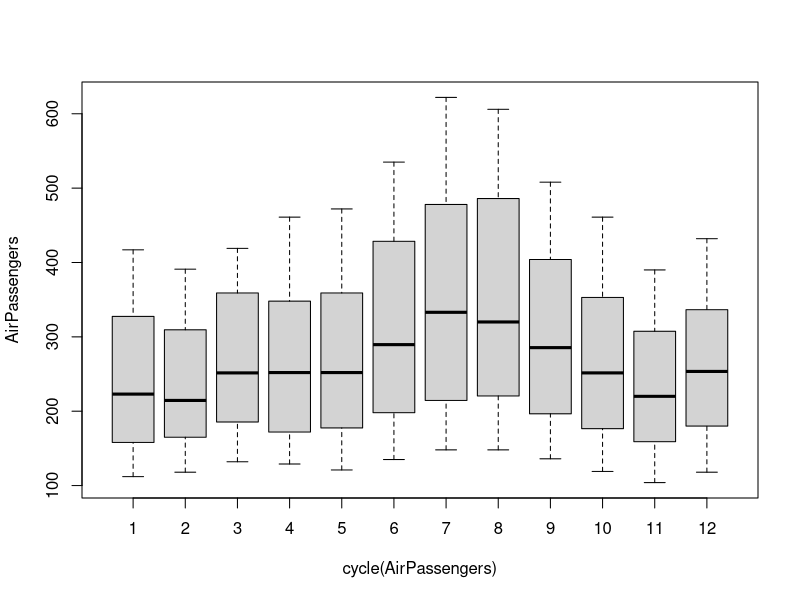
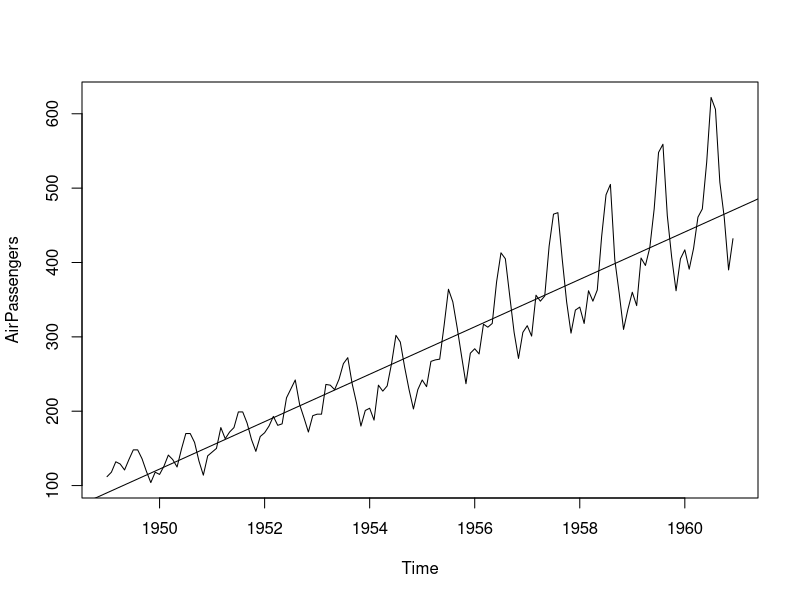
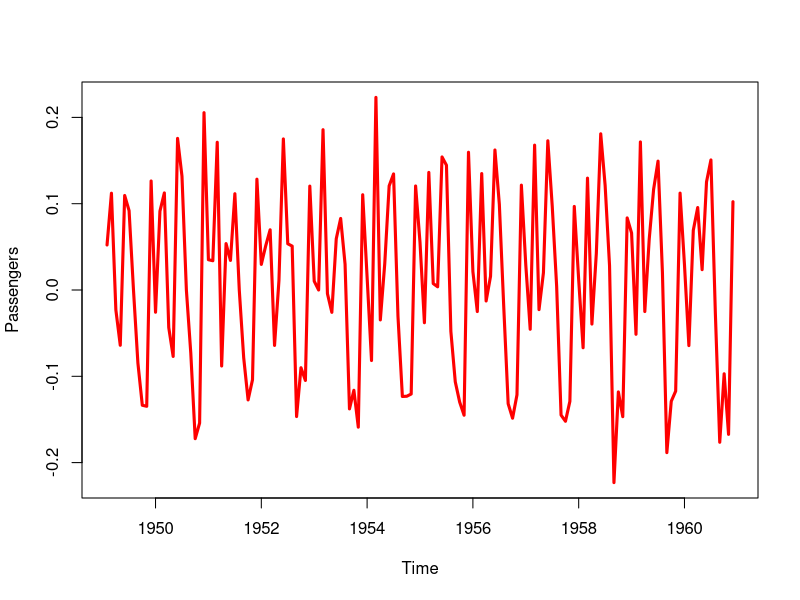
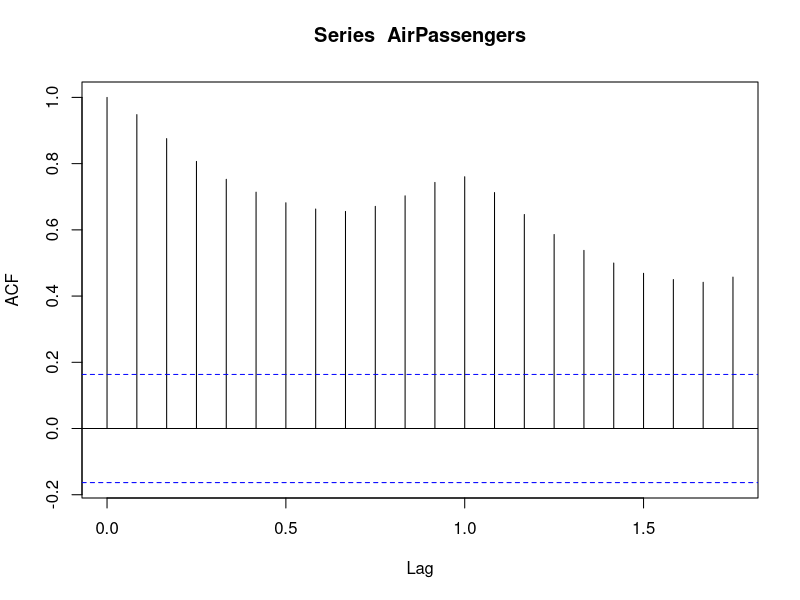
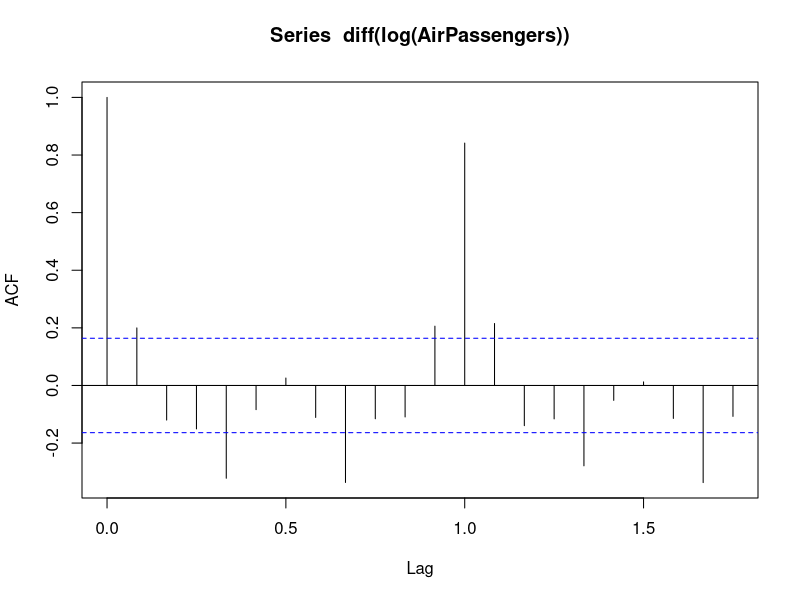
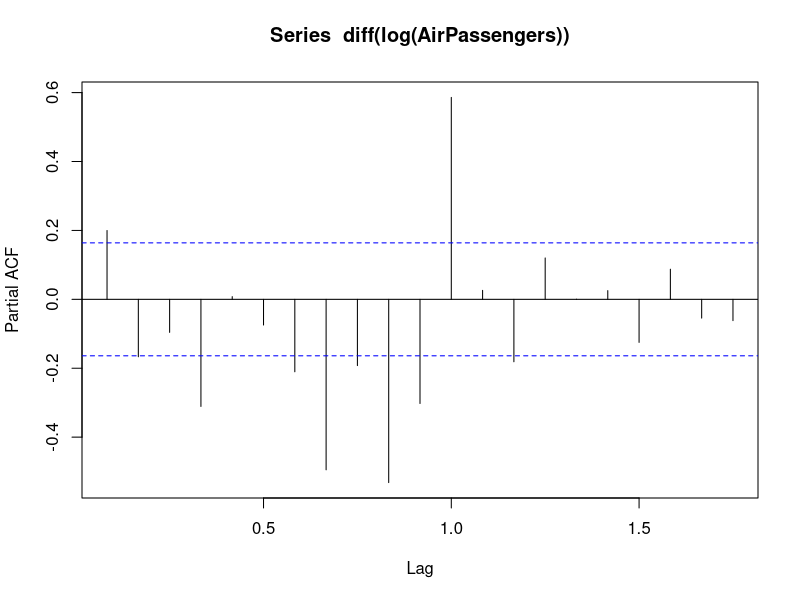
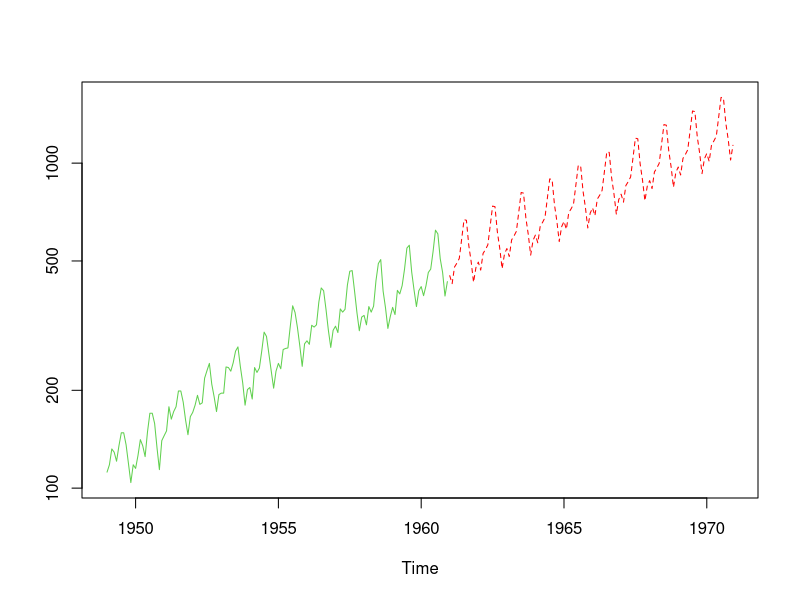

Source code (R) for these figures, in order:
data("Airpassenger")
AirPassengers

#Understanding and Preparing data
boxplot(AirPassengers~cycle(AirPassengers))
plot(AirPassengers)

# upward and seasonality  Trend data
abline(lm(AirPassengers~time(AirPassengers)))

#Make it stationary
# do variance constant 
plot(diff(log(AirPassengers)),col="red",lwd=3,ylab="Passengers")

#After stationary we can fit ARIMA model
# we need tseries
library(tseries)
# ARIMA(P=Order of AR,D=differencing order,
# order of MA)
#Selecting the value of p(AR)
acf(AirPassengers)
acf(diff(log(AirPassengers)))
#Here the number of line cross or touch the blue line is no.
# of AR .we avoid the for zero value and the data
# is sessional that's why q=1 

# Selecting the value of p
pacf(diff(log(AirPassengers)))

# Fitting an ARIMA(0,1,1)
# help(arima)

m_fit=arima(log(AirPassengers),order = c(0,1,1),seasonal =list(order=c(0,1,1),period=12))

m_fit

#Forecast for next 10 years

pred=predict(m_fit,n.ahead = 10*12)
pred

#final predicton
finalpred=exp(pred$pred)
ts.plot(AirPassengers,finalpred,log="y",lty=c(1:3),col=c(3,'red'))
#Checking accuracy of the prediction
train_data=ts(AirPassengers,frequency = 12,start=c(1949,1),end = c(1959,12))

m_fit2=arima(log(train_data),order = c(0,1,1),seasonal =list(order=c(0,1,1),period=12))

m_fit2
#Predict for one year
pred2=predict(m_fit2,n.ahead = 1*12)
pred2
pred3=exp(pred2$pred)
pred3

pred_1960=round(pred3,0)
true_1960=tail(AirPassengers,12)
df=data.frame(pred_1960,true_1960)
df
# The difference between the true value and the predicted value is the smallest
# so the accuracy of the model is large.
